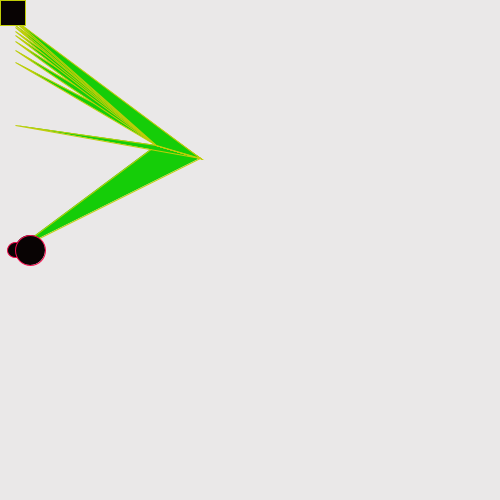
Frame 1 (no input)
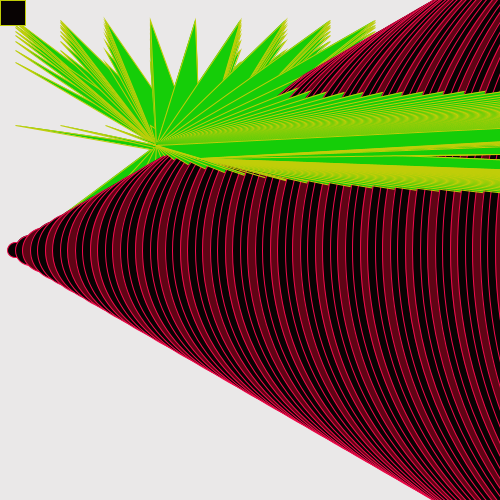
Frame 60 (the mouse pressed at the canvas centre just before this capture)
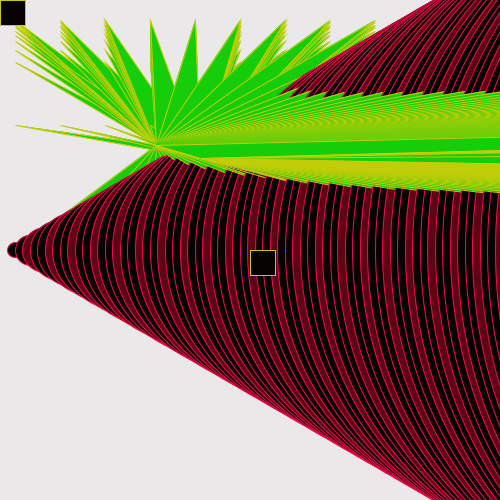
Frame 120 (the mouse held since frame 60 and released just before this capture)

The Processing sketch that drew these frames (run headless with seeded random() and noise(); from frame 60 on, the mouse is pressed at the canvas centre):

// Processing sketch: processing_133911
// ── processing_133911.pde

int aumenta = 0;

void setup() {
 
  size(500, 500);
  background(234,232,232);
  rect(mouseX,mouseY,10,10);
  colorMode(HSB); 
  fill(aumenta,255,255);

 
}
void draw () {
  fill(247, 243, 95);
  stroke(243, 243, 243);
  ellipse(aumenta, height/2, aumenta, aumenta);
  aumenta = aumenta + 15;
  fill(82, 245, 205);
  stroke(45, 245, 205);
   triangle(aumenta, height/2, 156, 145, 200, 158); 
   triangle(aumenta, height/4, 156, 145, 200, 158); 
    triangle(aumenta, height/8, 156, 145, 200, 158); 
     triangle(aumenta, height/10, 156, 145, 200, 158); 
      triangle(aumenta, height/12, 156, 145, 200, 158); 
       triangle(aumenta, height/14, 156, 145, 200, 158); 
        triangle(aumenta, height/16, 156, 145, 200, 158); 
         triangle(aumenta, height/18, 156, 145, 200, 158); 
          triangle(aumenta, height/20, 156, 145, 200, 158); 
           triangle(aumenta, height/22, 156, 145, 200, 158); 
            triangle(aumenta, height/24, 156, 145, 200, 158);
  fill(255,157,8);
  rect(mouseX,mouseY,25,25);
 
  fill(255,157,8);
  
  stroke(243, 243, 243);
  ellipse(aumenta, height/2, aumenta, aumenta);
  aumenta = aumenta + 15;
  ellipse(aumenta, height/2, aumenta, aumenta);
  aumenta = aumenta + 15;

}
